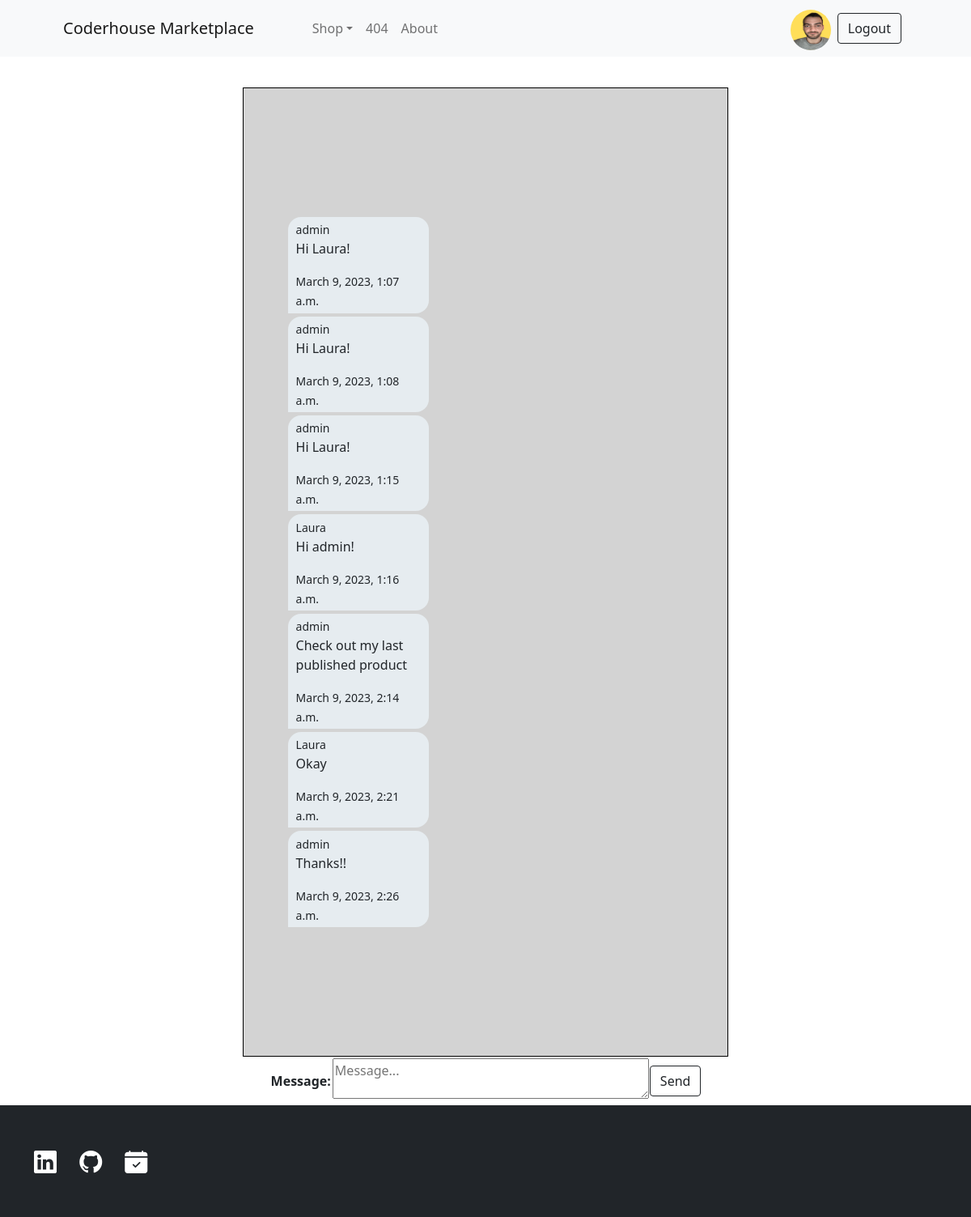
The app's page /canal/18b0492b450041ad880537c8f37e1956 (signed in), older data.
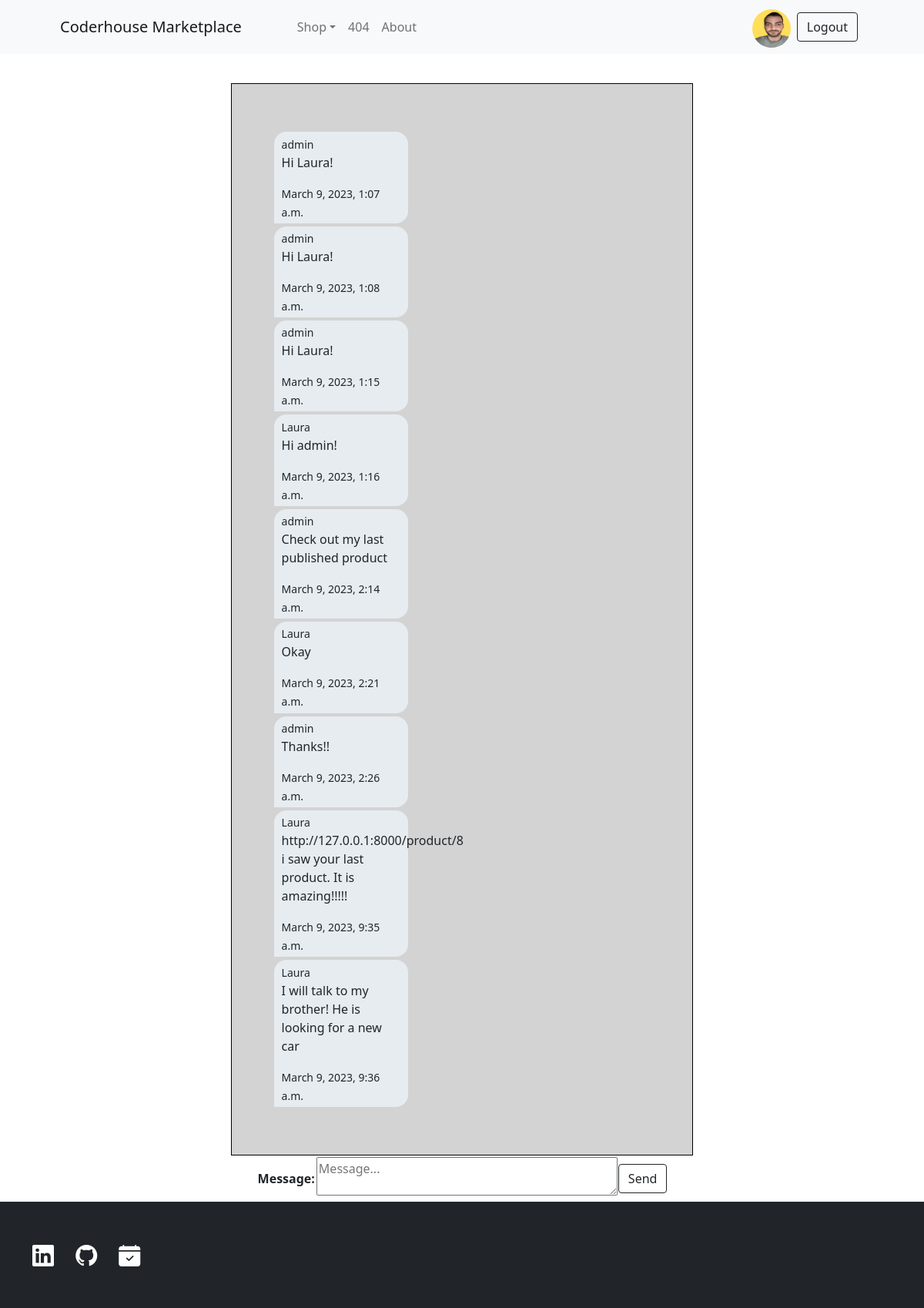
The same page, newer data.
### Messages/models.py (models this page shows)
class ModelBase(models.Model):
    id = models.UUIDField(default=uuid.uuid4, primary_key=True, db_index=True, editable=False)
    date = models.DateTimeField(auto_now_add=True)
    update = models.DateTimeField(auto_now=True)
    class Meta:
        abstract = True

class ChatMessage(ModelBase):
    chat = models.ForeignKey("Chat", on_delete=models.CASCADE)
    user = models.ForeignKey(settings.AUTH_USER_MODEL, on_delete=models.CASCADE)
    text = models.TextField()

### Messages/views.py (the view)
class ChatDetailView(LoginRequiredMixin, ChatFormMixin, DetailView):
	template_name= 'chat-detail.html'
	queryset = Chat.objects.all()
	def get_context_data(self, *args, **kwargs):
		context = super().get_context_data(*args, **kwargs)
		obj = context['object']
		print(obj)
		context['member_chat'] = self.request.user in obj.users.all()
		return context

### Messages/forms.py
class MessageForm(forms.Form):
	message = forms.CharField(widget=forms.Textarea(attrs = {
			"class": "form_ms",
			"placeholder":"Message..."
		}))

### templates/chat-detail.html (shortened to what this page needs)
{% extends 'main.html' %}
{% block content %}
    <div class="container py-1"></div>
        <div id="contenedor_ms">
            {% for message in object.chatmessage_set.all %}
                <div class="div_ms {% if request.user == message.user %}my_messages
                {% else %} your_messages{% endif %}">
                    <small>{{message.user}}</small>
                    <p>{{message.text}}</p>
                    <small>{{message.date}}</small>
                </div>
            {% endfor %}
        </div>
        <div class="div_form_ms">
            <form id="form_submit" action="{{ request.path }}" method="POST">
                <table>
                    {{form.as_table}}
                </table>
                <button type="submit" class="btn btn-outline-dark">
                    Send
                </button>
            </form>
        </div>
{% endblock %}

Row changes from the older to the newer data that the page shows:
added ChatMessage: user "Laura", text "http://127.0.0.1:8000/product/8 i saw your last product. It is amazing!!!!!", date "March 9, 2023, 9:35 a.m."
added ChatMessage: user "Laura", text "I will talk to my brother! He is looking for a new car", date "March 9, 2023, 9:36 a.m."
